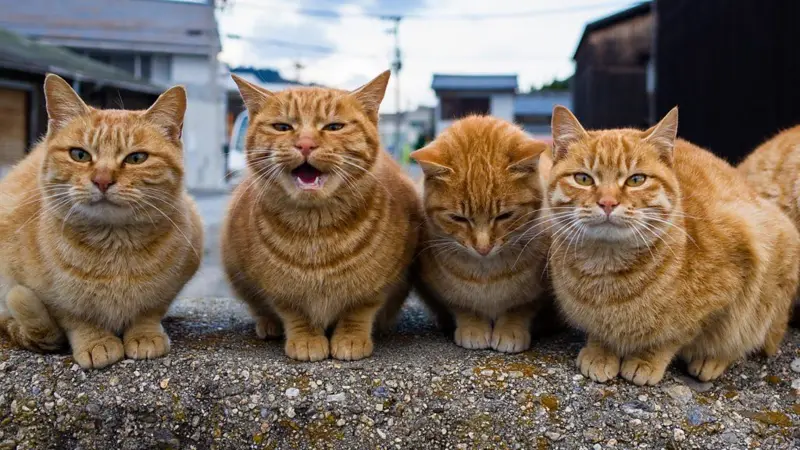
#> input picture projects/pro1/pack1/ani.jpeg, 800 x 450 px
$ python ex18opencv.py
#> lines starting #> are read from the running program, lines starting #| are printed output that depends on the picture
# OpenCV(Computer Vision)
# 영상처리, 패턴인식, 컴퓨터비전 알고리즘 멤버로 지원

import cv2
print(cv2.__version__)

img1 = cv2.imread('ani.jpeg')
#> img1 is the input picture: shape (450, 800, 3); mean B, G, R 92.2, 106.4, 122
print(type(img1))
#| <class 'numpy.ndarray'>
cv2.imshow('image test', img1)
cv2.waitKey()
cv2.destroyAllWindows()

# print('end')

# 다른 이름으로 저장
cv2.imwrite('ani2.jpg', img1)
cv2.imwrite('ani3.jpg', img1, [cv2.IMWRITE_JPEG_QUALITY, 10])

# 이미지 크기 조정
img2 = cv2.resize(img1, (300, 100), interpolation=cv2.INTER_AREA)
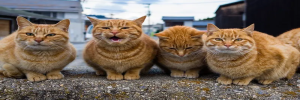
#> img2: shape (100, 300, 3); mean B, G, R 92.2, 106.4, 122.1
cv2.imwrite('ani4.jpeg', img2)
# 이미지 밝기 조정

# 이미지 상하좌우 회전
# 특정 영역 자르기
